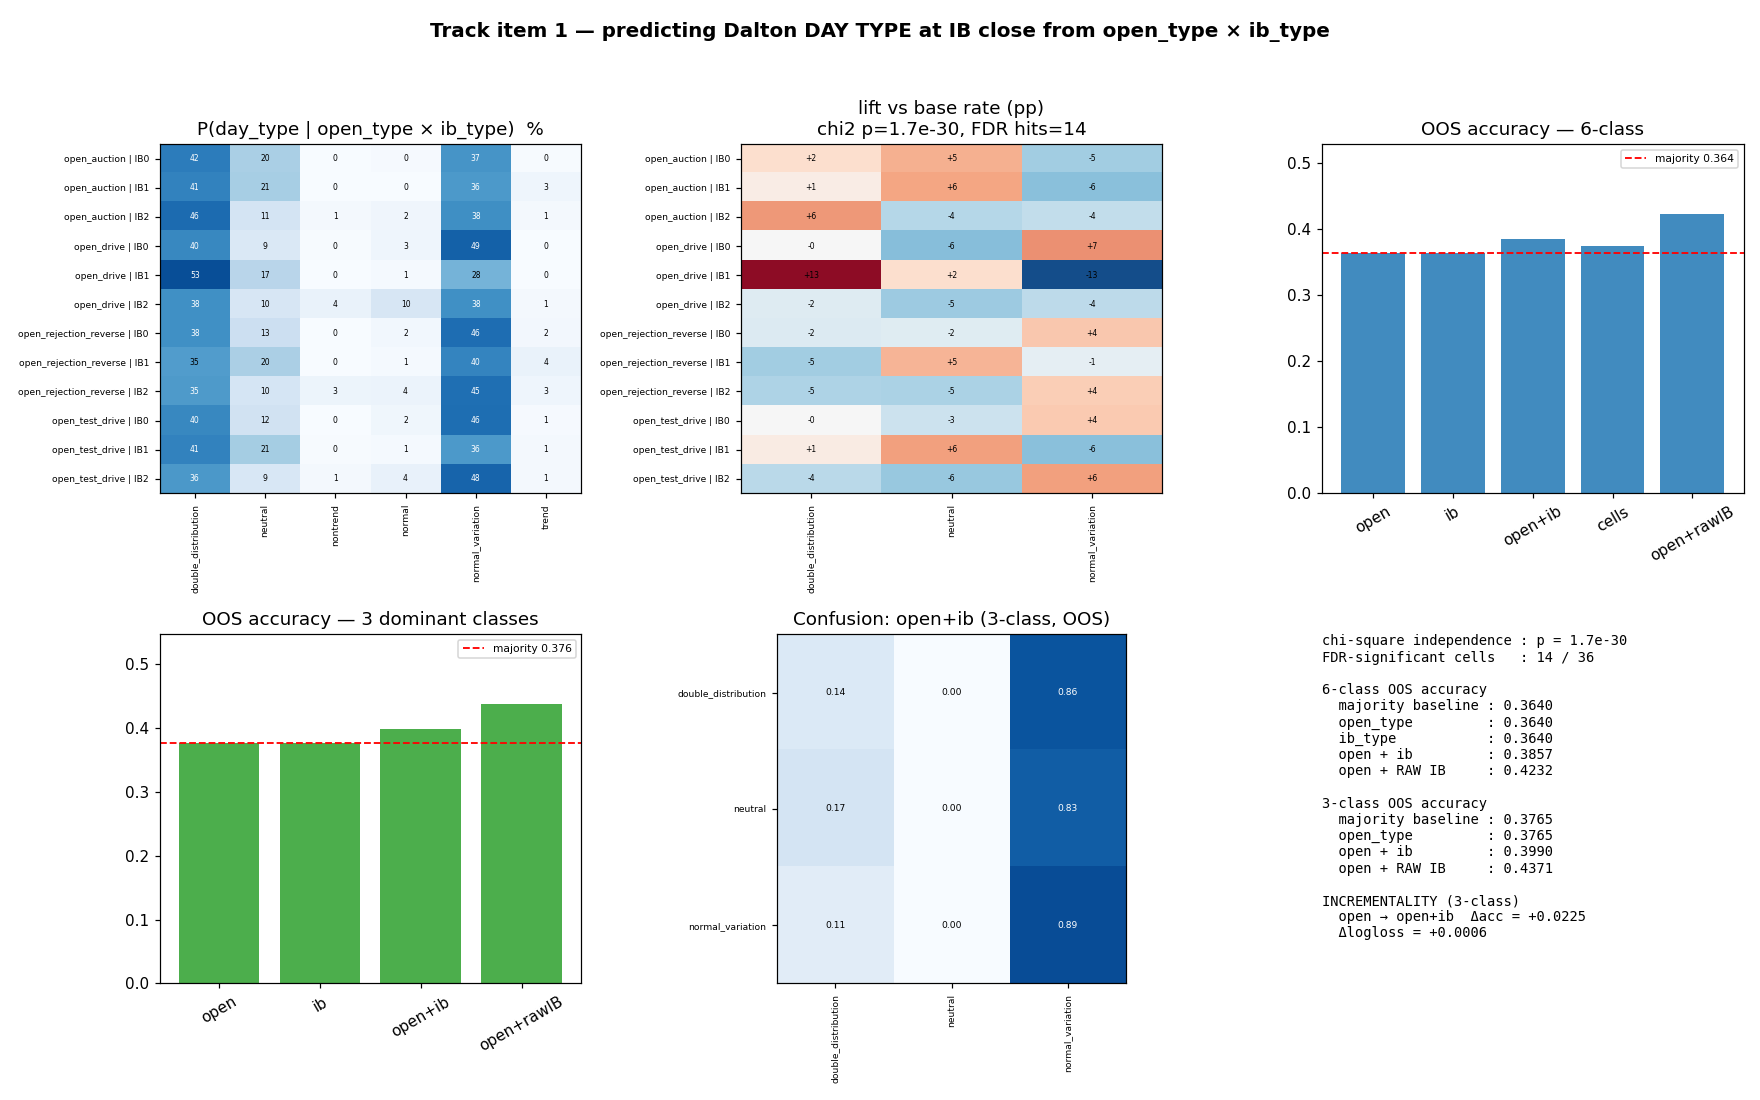

Reproduce this figure in Python.
"""
predict_day_type.py — TRACK ITEM 1:
  can the Dalton DAY TYPE be predicted at the END OF THE FIRST HOUR from
  (a) the OPENING type and (b) the unsupervised IB type?

WHY THIS IS A REAL FORECAST, NOT A TAUTOLOGY
  classify_day_type() is driven mostly by POST-IB information: whether/which way the
  IB gets broken, the full-day range (ib_range/day_range), the day POC position
  (poc_bias) and day-profile bimodality — none of which is known at IB close.
  The only overlapping input is ib_width_cat, and it only gates the two rare classes
  (nontrend n=18, normal n=73). So predicting day_type from open_type + ib_type at
  minute 60 is a genuine forward question.

METHOD (project house-style)
  · predictors known at minute 60:  open_type (Dalton rule, 4 cats)
                                    ib_type   (unsupervised AE+GMM, 3 cats)
  · honest TIME split: train ≤2019, test ≥2020 (no shuffling)
  · PROBABILITIES FIRST: full P(day_type | open_type × ib_type) contingency,
    chi-square independence test, then per-cell two-proportion tests with BH-FDR
    and Wilson lower bounds — only then models.
  · INCREMENTALITY GATE: ib_type must beat open_type alone OOS or it is dropped.
  · baselines: majority class + prior; rare classes reported but not chased.

USAGE  ./vbt-env/bin/python predict_day_type.py
"""
import os, importlib.util, logging
import numpy as np
import pandas as pd

import torch
from sklearn.preprocessing import StandardScaler
from sklearn.linear_model import LogisticRegression
from sklearn.mixture import GaussianMixture
from sklearn.metrics import accuracy_score, f1_score, confusion_matrix, log_loss
from scipy import stats
import matplotlib
matplotlib.use('Agg')
import matplotlib.pyplot as plt

ROOT      = os.path.dirname(os.path.abspath(__file__))
CACHE     = os.path.join(ROOT, 'cache')
RTH_START = 14 * 60 + 30
RTH_END   = 21 * 60 + 0
SEED      = 7
TEST_FROM = pd.Timestamp('2020-01-01')
K_IB      = 3          # BIC-elbow number of IB types
MAJORS    = ['normal_variation', 'double_distribution', 'neutral']   # 96% of days

logging.basicConfig(level=logging.INFO, format='%(asctime)s  %(levelname)-7s %(message)s',
                    datefmt='%H:%M:%S')
log = logging.getLogger('daytype')
np.random.seed(SEED); torch.manual_seed(SEED)


def _load(name, path):
    s = importlib.util.spec_from_file_location(name, path)
    m = importlib.util.module_from_spec(s); s.loader.exec_module(m); return m


# ───────────────────────── stats helpers (project house-style) ─────────────────────────
def wilson_lb(k, n, z=1.96):
    if n == 0:
        return np.nan
    p = k / n
    d = 1 + z**2 / n
    c = p + z**2 / (2 * n)
    m = z * np.sqrt(p * (1 - p) / n + z**2 / (4 * n**2))
    return (c - m) / d


def two_prop_p(k1, n1, k2, n2):
    if min(n1, n2) == 0:
        return 1.0
    p1, p2 = k1 / n1, k2 / n2
    p = (k1 + k2) / (n1 + n2)
    se = np.sqrt(p * (1 - p) * (1 / n1 + 1 / n2))
    if se == 0:
        return 1.0
    return 2 * (1 - stats.norm.cdf(abs(p1 - p2) / se))


def bh_fdr(pvals, q=0.10):
    p = np.asarray(pvals, float)
    n = len(p)
    order = np.argsort(p)
    thresh = q * (np.arange(1, n + 1)) / n
    passed = p[order] <= thresh
    out = np.zeros(n, bool)
    if passed.any():
        cut = np.max(np.where(passed)[0])
        out[order[:cut + 1]] = True
    # BH-adjusted q-values
    qv = np.empty(n); running = 1.0
    for i in range(n - 1, -1, -1):
        running = min(running, p[order[i]] * n / (i + 1))
        qv[order[i]] = running
    return out, qv


# ───────────────────────── build the three variables ─────────────────────────
def build_dataset():
    es = pd.read_parquet(os.path.join(CACHE, 'es_continuous.parquet'))
    es.index = pd.to_datetime(es.index)
    t = es.index.hour * 60 + es.index.minute
    rth = es[(t >= RTH_START) & (t < RTH_END)].copy()
    days = pd.read_parquet(os.path.join(CACHE, 'es_days.parquet'))
    days.index = pd.to_datetime(days.index)

    ib = _load('ib_ae', os.path.join(ROOT, 'ib_type_autoencoder.py'))
    log.info('rebuilding IB structural descriptors + IB types (k=%d) …', K_IB)
    F = ib.build_ib_features(rth, days, bins=24)
    F = F.dropna(subset=ib.FEATURES)
    tr = F.index < TEST_FROM
    Xs = StandardScaler().fit(F.loc[tr, ib.FEATURES]).transform(F[ib.FEATURES]).astype(np.float32)
    model = ib.train_ae(Xs[tr], Xs.shape[1], latent=4, epochs=120)
    Z = ib.encode(model, Xs)
    gm = GaussianMixture(K_IB, covariance_type='full', n_init=25,
                         reg_covar=1e-4, random_state=SEED).fit(Z)
    F['ib_type'] = gm.predict(Z)

    D = F[['ib_type']].join(days[['open_type', 'day_type']], how='inner')
    D = D[D['open_type'].notna() & D['day_type'].notna()]
    D = D[(D['open_type'].astype(str) != 'unknown') & (D['day_type'].astype(str) != 'unknown')]
    D['ib_type'] = D['ib_type'].astype(int)
    # keep the raw IB features too (for the "continuous upper bound" model)
    D = D.join(F[ib.FEATURES])
    return D, ib.FEATURES


# ───────────────────────── main ─────────────────────────
def main():
    D, IBFEATS = build_dataset()
    log.info('dataset: %d days | open_type=%d cats, ib_type=%d cats, day_type=%d cats',
             len(D), D['open_type'].nunique(), D['ib_type'].nunique(), D['day_type'].nunique())

    tr = D.index < TEST_FROM
    te = ~tr
    log.info('train %d (≤2019)  test %d (≥2020)', tr.sum(), te.sum())

    # ═══════════ 1. PROBABILITIES FIRST ═══════════
    D['cell'] = D['open_type'].astype(str) + ' | IB' + D['ib_type'].astype(str)
    ct_cnt = pd.crosstab(D['cell'], D['day_type'])
    ct_pct = pd.crosstab(D['cell'], D['day_type'], normalize='index').mul(100).round(1)
    log.info('P(day_type | open_type × ib_type)  [%%]:\n%s', ct_pct.to_string())

    chi2, pchi, dof, _ = stats.chi2_contingency(ct_cnt.values)
    log.info('chi-square independence: chi2=%.1f  dof=%d  p=%.3g', chi2, dof, pchi)

    # per-cell tests vs the overall base rate, for the dominant classes, BH-FDR
    base = D['day_type'].value_counts(normalize=True)
    rows = []
    for cell in ct_cnt.index:
        n = int(ct_cnt.loc[cell].sum())
        for cls in MAJORS:
            k = int(ct_cnt.loc[cell, cls]) if cls in ct_cnt.columns else 0
            k_rest = int(D[D['day_type'] == cls].shape[0]) - k
            n_rest = len(D) - n
            p = two_prop_p(k, n, k_rest, n_rest)
            rows.append((cell, cls, n, k / n * 100, base[cls] * 100,
                         wilson_lb(k, n) * 100, p))
    R = pd.DataFrame(rows, columns=['cell', 'day_type', 'n', 'P%', 'base%', 'wilson_lb%', 'p'])
    sig, qv = bh_fdr(R['p'].values, q=0.10)
    R['q'] = qv; R['sig_FDR10'] = sig
    R['lift'] = R['P%'] - R['base%']
    hits = R[R['sig_FDR10']].sort_values('q')
    log.info('FDR-significant cells (q<0.10): %d of %d tests', len(hits), len(R))
    if len(hits):
        log.info('\n%s', hits[['cell', 'day_type', 'n', 'P%', 'base%', 'lift', 'wilson_lb%', 'q']]
                 .round(2).to_string(index=False))

    # ═══════════ 2. MODELS (incrementality gate) ═══════════
    ohe = lambda s, pre: pd.get_dummies(s.astype(str), prefix=pre)
    Xopen = ohe(D['open_type'], 'op')
    Xib   = ohe(D['ib_type'], 'ib')
    Xint  = ohe(D['cell'], 'cell')                       # full interaction cells
    Xcont = pd.DataFrame(StandardScaler().fit(D.loc[tr, IBFEATS]).transform(D[IBFEATS]),
                         index=D.index, columns=IBFEATS)
    y = D['day_type'].astype(str).values

    def evaluate(X, tag, mask_cls=None):
        m = np.ones(len(D), bool) if mask_cls is None else np.isin(y, mask_cls)
        Xtr, ytr = X.values[tr & m], y[tr & m]
        Xte, yte = X.values[te & m], y[te & m]
        clf = LogisticRegression(max_iter=3000, C=1.0)   # multinomial by default
        clf.fit(Xtr, ytr)
        pred = clf.predict(Xte)
        acc = accuracy_score(yte, pred)
        f1m = f1_score(yte, pred, average='macro', zero_division=0)
        maj = pd.Series(ytr).value_counts().idxmax()
        basel = (yte == maj).mean()
        try:
            ll = log_loss(yte, clf.predict_proba(Xte), labels=clf.classes_)
            ll0 = log_loss(yte, np.tile(pd.Series(ytr).value_counts(normalize=True)
                                        .reindex(clf.classes_).fillna(1e-9).values,
                                        (len(yte), 1)), labels=clf.classes_)
        except Exception:
            ll = ll0 = np.nan
        log.info('[%-34s] OOS acc=%.4f  macroF1=%.3f  logloss=%.4f (prior %.4f)  base=%.4f',
                 tag, acc, f1m, ll, ll0, basel)
        return dict(tag=tag, acc=acc, f1=f1m, ll=ll, ll0=ll0, base=basel, pred=pred, yte=yte)

    log.info('── 6-class ──')
    r_op   = evaluate(Xopen, 'open_type only')
    r_ib   = evaluate(Xib,   'ib_type only')
    r_both = evaluate(pd.concat([Xopen, Xib], axis=1), 'open_type + ib_type')
    r_int  = evaluate(Xint,  'interaction cells (4×3)')
    r_cont = evaluate(pd.concat([Xopen, Xcont], axis=1), 'open_type + RAW IB features')

    log.info('── 3 dominant classes (96%% of days) ──')
    m3_op   = evaluate(Xopen, 'open_type only [3-class]', MAJORS)
    m3_ib   = evaluate(Xib,   'ib_type only [3-class]', MAJORS)
    m3_both = evaluate(pd.concat([Xopen, Xib], axis=1), 'open+ib [3-class]', MAJORS)
    m3_cont = evaluate(pd.concat([Xopen, Xcont], axis=1), 'open+RAW IB [3-class]', MAJORS)

    # incrementality verdict
    inc = m3_both['acc'] - m3_op['acc']
    log.info('INCREMENTALITY (3-class): open→open+ib  Δacc=%+.4f  Δlogloss=%+.4f',
             inc, m3_both['ll'] - m3_op['ll'])

    # ═══════════ 3. figure ═══════════
    fig = plt.figure(figsize=(16, 10))
    fig.suptitle('Track item 1 — predicting Dalton DAY TYPE at IB close from open_type × ib_type',
                 fontsize=13, weight='bold')

    axA = fig.add_subplot(2, 3, 1)
    im = axA.imshow(ct_pct.values, cmap='Blues', vmin=0, vmax=60, aspect='auto')
    axA.set_xticks(range(len(ct_pct.columns))); axA.set_xticklabels(ct_pct.columns, rotation=90, fontsize=6)
    axA.set_yticks(range(len(ct_pct.index)));   axA.set_yticklabels(ct_pct.index, fontsize=6)
    axA.set_title('P(day_type | open_type × ib_type)  %')
    for i in range(ct_pct.shape[0]):
        for j in range(ct_pct.shape[1]):
            axA.text(j, i, f'{ct_pct.values[i,j]:.0f}', ha='center', va='center', fontsize=5,
                     color='white' if ct_pct.values[i, j] > 35 else 'black')

    axB = fig.add_subplot(2, 3, 2)
    lifts = R.pivot(index='cell', columns='day_type', values='lift')
    im2 = axB.imshow(lifts.values, cmap='RdBu_r', vmin=-15, vmax=15, aspect='auto')
    axB.set_xticks(range(lifts.shape[1])); axB.set_xticklabels(lifts.columns, rotation=90, fontsize=6)
    axB.set_yticks(range(lifts.shape[0])); axB.set_yticklabels(lifts.index, fontsize=6)
    axB.set_title(f'lift vs base rate (pp)\nchi2 p={pchi:.2g}, FDR hits={len(hits)}')
    for i in range(lifts.shape[0]):
        for j in range(lifts.shape[1]):
            v = lifts.values[i, j]
            axB.text(j, i, f'{v:+.0f}', ha='center', va='center', fontsize=5)

    axC = fig.add_subplot(2, 3, 3)
    names = ['open', 'ib', 'open+ib', 'cells', 'open+rawIB']
    accs  = [r_op['acc'], r_ib['acc'], r_both['acc'], r_int['acc'], r_cont['acc']]
    axC.bar(names, accs, color='C0', alpha=.85)
    axC.axhline(r_op['base'], color='r', ls='--', lw=1.2, label=f"majority {r_op['base']:.3f}")
    axC.set_title('OOS accuracy — 6-class'); axC.legend(fontsize=7)
    axC.tick_params(axis='x', rotation=30); axC.set_ylim(0, max(accs + [r_op['base']]) * 1.25)

    axD = fig.add_subplot(2, 3, 4)
    names3 = ['open', 'ib', 'open+ib', 'open+rawIB']
    accs3  = [m3_op['acc'], m3_ib['acc'], m3_both['acc'], m3_cont['acc']]
    axD.bar(names3, accs3, color='C2', alpha=.85)
    axD.axhline(m3_op['base'], color='r', ls='--', lw=1.2, label=f"majority {m3_op['base']:.3f}")
    axD.set_title('OOS accuracy — 3 dominant classes'); axD.legend(fontsize=7)
    axD.tick_params(axis='x', rotation=30); axD.set_ylim(0, max(accs3 + [m3_op['base']]) * 1.25)

    axE = fig.add_subplot(2, 3, 5)
    cls3 = sorted(set(m3_both['yte']))
    cm = confusion_matrix(m3_both['yte'], m3_both['pred'], labels=cls3, normalize='true')
    axE.imshow(cm, cmap='Blues', vmin=0, vmax=1)
    axE.set_xticks(range(len(cls3))); axE.set_xticklabels(cls3, rotation=90, fontsize=6)
    axE.set_yticks(range(len(cls3))); axE.set_yticklabels(cls3, fontsize=6)
    axE.set_title('Confusion: open+ib (3-class, OOS)')
    for i in range(len(cls3)):
        for j in range(len(cls3)):
            axE.text(j, i, f'{cm[i,j]:.2f}', ha='center', va='center', fontsize=6,
                     color='white' if cm[i, j] > .5 else 'black')

    axF = fig.add_subplot(2, 3, 6); axF.axis('off')
    verdict = (
        f'chi-square independence : p = {pchi:.2g}\n'
        f'FDR-significant cells   : {len(hits)} / {len(R)}\n\n'
        f'6-class OOS accuracy\n'
        f'  majority baseline : {r_op["base"]:.4f}\n'
        f'  open_type         : {r_op["acc"]:.4f}\n'
        f'  ib_type           : {r_ib["acc"]:.4f}\n'
        f'  open + ib         : {r_both["acc"]:.4f}\n'
        f'  open + RAW IB     : {r_cont["acc"]:.4f}\n\n'
        f'3-class OOS accuracy\n'
        f'  majority baseline : {m3_op["base"]:.4f}\n'
        f'  open_type         : {m3_op["acc"]:.4f}\n'
        f'  open + ib         : {m3_both["acc"]:.4f}\n'
        f'  open + RAW IB     : {m3_cont["acc"]:.4f}\n\n'
        f'INCREMENTALITY (3-class)\n'
        f'  open → open+ib  Δacc = {inc:+.4f}\n'
        f'  Δlogloss = {m3_both["ll"] - m3_op["ll"]:+.4f}\n'
    )
    axF.text(0, 1, verdict, va='top', ha='left', fontsize=9, family='monospace')

    fig.tight_layout(rect=[0, 0, 1, 0.96])
    out = os.path.join(ROOT, 'predict_day_type.png')
    fig.savefig(out, dpi=110)
    log.info('saved figure → %s', out)

    print('\n' + '=' * 72)
    print('TRACK 1 — day_type from open_type × ib_type (OOS 2020-2026)')
    print('=' * 72)
    print(f'chi2 independence p={pchi:.3g}   FDR-significant cells: {len(hits)}/{len(R)}')
    print(f'6-class : base {r_op["base"]:.4f} | open {r_op["acc"]:.4f} | ib {r_ib["acc"]:.4f} '
          f'| open+ib {r_both["acc"]:.4f} | open+rawIB {r_cont["acc"]:.4f}')
    print(f'3-class : base {m3_op["base"]:.4f} | open {m3_op["acc"]:.4f} | ib {m3_ib["acc"]:.4f} '
          f'| open+ib {m3_both["acc"]:.4f} | open+rawIB {m3_cont["acc"]:.4f}')
    print(f'incrementality open→open+ib (3-class): Δacc={inc:+.4f}  '
          f'Δlogloss={m3_both["ll"] - m3_op["ll"]:+.4f}')
    print('=' * 72)


if __name__ == '__main__':
    main()
